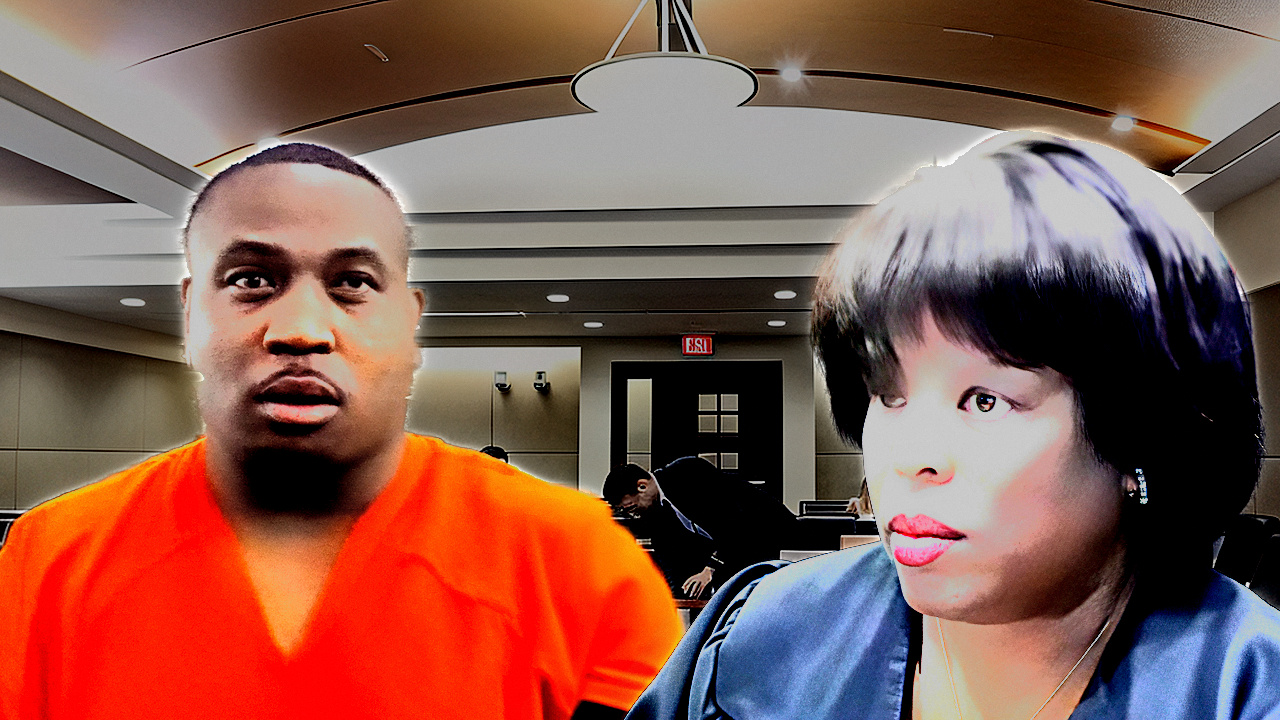
#> input picture tools/fixtures/rejected_2026_09_02/CLAYTON_thumb.photo.jpg, 1280 x 720 px
$ python -i thumb_metrics.py   (imports and definitions only)
#> lines starting #> are read from the running program, lines starting #| are printed output that depends on the picture; after the words box and inside, x2 and y2 are one past the last pixel; in counts of white or black regions, pixels touching at a corner belong together
# -*- coding: utf-8 -*-
"""
thumb_metrics.py — exact implementations of the Team B thumbnail metrics.

Self-contained. No JSON, no scratchpad, no hardcoded file lists.
Every public function takes an RGB uint8 HxWx3 array and returns a float.

    flat_g_p90(rgb, alpha=None)          -> Gate A, part 1
    poster_fa(rgb, alpha=None)           -> Gate A, part 2
    bg_mush(rgb, faces, alpha=None)      -> Gate B
    subject_max_L(rgb, faces)            -> Gate C
    detect_faces(rgb, model_path)        -> helper, YuNet

FACE FORMAT (Gate B and C): a list of dicts, each
    {"cx": <centre x / W>, "cy": <centre y / H>, "bw": <box width in px of the
     ARRAY YOU PASSED>, "bh": <box height in px of the array you passed>}
`detect_faces` returns exactly this.

--------------------------------------------------------------------------
FOUR THINGS THAT MAKE OR BREAK REPRODUCTION — all four are load-bearing:

 1. Everything is computed at a canonical 1280x720 (cv2.INTER_AREA). The
    metrics are NOT scale-invariant; measuring at native 4K gives other numbers.
 2. The title text is MASKED OUT. White/yellow glyph blobs, area-filtered, then
    dilated 13x13 to swallow the black stroke. Text is enormously "flat" in
    Lab a* and it is not image quality. Skipping this inflates flat_g_p90 by
    roughly +0.05 and is the most likely cause of a failed reproduction.
 3. Tiles are 40x40, CONTIGUOUS (stride 40, not overlapping), and a tile is
    DISCARDED unless >=78% of it is content (mask mean >= 200 on a 0/255 mask).
    Partial-text tiles must not enter the percentile.
 4. "Flat" is per-pixel 3x3 dilate == 3x3 erode, evaluated on the raw uint8
    channel. No blur, no denoise, no downscale beyond step 1.
--------------------------------------------------------------------------
"""

import numpy as np
import cv2

CANON_W, CANON_H = 1280, 720
TILE = 40
TILE_CONTENT_MIN = 200      # 0/255 mask mean -> ~78% of the tile must be content
BG_TILE_CONTENT_MIN = 220   # stricter for the background gate (~86%)

__all__ = ["flat_g_p90", "poster_fa", "bg_mush", "subject_max_L",
           "detect_faces", "text_mask", "all_metrics"]


# ----------------------------------------------------------------- internals
def _canon(rgb, alpha=None):
    """Resize to 1280x720. Returns (rgb_canon, valid_mask_uint8_0_255)."""
    if rgb.dtype != np.uint8:
        raise TypeError("expected uint8 RGB")
    if rgb.ndim != 3 or rgb.shape[2] != 3:
        raise ValueError("expected HxWx3 RGB (drop alpha, pass it separately)")
    c = cv2.resize(rgb, (CANON_W, CANON_H), interpolation=cv2.INTER_AREA)
    if alpha is None:
        valid = np.full((CANON_H, CANON_W), 255, np.uint8)
    else:
        a = cv2.resize(alpha, (CANON_W, CANON_H), interpolation=cv2.INTER_AREA)
        valid = ((a > 128).astype(np.uint8)) * 255
    return c, valid


def text_mask(rgb_canon):
    """White / saturated-yellow glyph blobs, dilated to include the dark stroke.

    Input MUST already be canonical 1280x720 (the area and size filters below
    are in canonical pixels).
    """
    r = rgb_canon[:, :, 0].astype(int)
    g = rgb_canon[:, :, 1].astype(int)
    b = rgb_canon[:, :, 2].astype(int)
    white = (b > 225) & (g > 225) & (r > 225)
    yellow = (r > 190) & (g > 150) & (b < 110) & ((r - b) > 90)
    # The ARROW is graphics too. It is deliberately flat vector art, exactly like
    # the glyphs, and excluding one but not the other made gate A fire on it as
    # though it were photographic posterisation.
    red = (r > 120) & (g < 95) & (b < 95) & ((r - g) > 70)
    m = ((white | yellow | red).astype(np.uint8)) * 255
    m = cv2.morphologyEx(m, cv2.MORPH_CLOSE, np.ones((5, 5), np.uint8))
    n, lab, stats, _ = cv2.connectedComponentsWithStats(m, 8)
    keep = np.zeros_like(m)
    for i in range(1, n):
        a = stats[i, cv2.CC_STAT_AREA]
        w = stats[i, cv2.CC_STAT_WIDTH]
        h = stats[i, cv2.CC_STAT_HEIGHT]
        if 40 <= a <= 90000 and h < 260 and w < 900:
            keep[lab == i] = 255
    return cv2.dilate(keep, np.ones((13, 13), np.uint8))


def _flat_map(ch):
    """Per-pixel local flatness: 3x3 dilate == 3x3 erode. Bool array."""
    k = np.ones((3, 3), np.uint8)
    return cv2.dilate(ch, k) == cv2.erode(ch, k)


def _tile_values(field, content, min_content=TILE_CONTENT_MIN, reduce="mean"):
    """Contiguous 40x40 tiles; keep only tiles that are >=min_content content.

    `field` is float/bool HxW; `content` is a 0/255 uint8 mask.
    reduce: 'mean' (for flat maps) or 'std' (for high-pass maps).
    """
    f = field.astype(np.float32)
    out = []
    for y in range(0, CANON_H - TILE + 1, TILE):
        for x in range(0, CANON_W - TILE + 1, TILE):
            if content[y:y + TILE, x:x + TILE].mean() < min_content:
                continue
            t = f[y:y + TILE, x:x + TILE]
            out.append(float(t.mean()) if reduce == "mean" else float(t.std()))
    return np.array(out, dtype=np.float64)


def _content_mask(rgb_canon, valid):
    return cv2.bitwise_and(cv2.bitwise_not(text_mask(rgb_canon)), valid)


# ------------------------------------------------------------------- Gate A
def flat_g_p90(rgb, alpha=None):
    """90th percentile, over content tiles, of the locally-flat pixel share in
    GRAYSCALE. High = large smooth/posterised/smeared regions."""
    c, valid = _canon(rgb, alpha)
    content = _content_mask(c, valid)
    gray = cv2.cvtColor(c, cv2.COLOR_RGB2GRAY)
    v = _tile_values(_flat_map(gray), content)
    return float(np.percentile(v, 90)) if v.size else float("nan")


# [105 lines left out: functions poster_fa, _face_mask, bg_mush, bg_tile_count, _graphics_mask, subject_max_L, not called in this run]


# ------------------------------------------------------------------- faces
_DET = None


# [40 lines left out: functions detect_faces, all_metrics, not called in this run]

>>> import cv2
>>> picture = cv2.cvtColor(cv2.imread('fixtures/rejected_2026_09_02/CLAYTON_thumb.photo.jpg'), cv2.COLOR_BGR2RGB)
>>> result = flat_g_p90(picture)
#> in text_mask, `white = (b > 225) & (g > 225) & (r > 225)`:
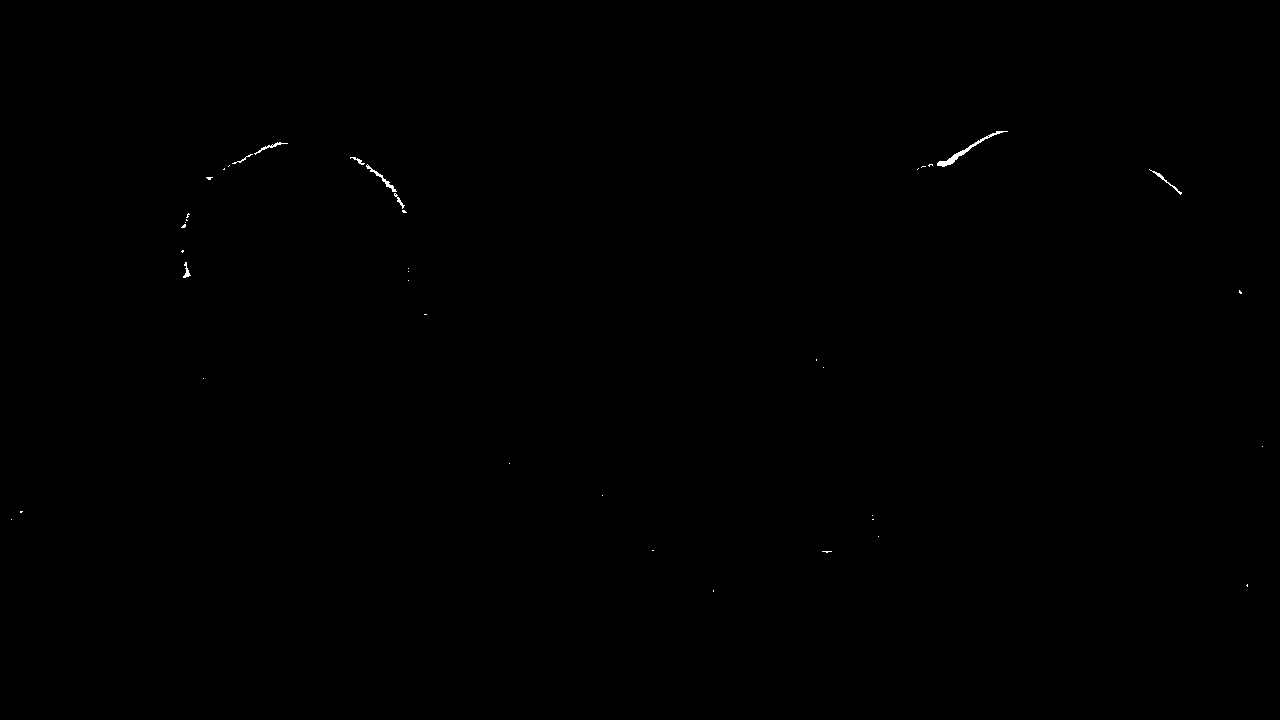
#> white: shape (720, 1280) bool; 0.09% white in thin lines or dots, all inside (x1, y1, x2, y2) = (11, 131, 1263, 592)
#> in text_mask, `n, lab, stats, _ = cv2.connectedComponentsWithStats(m, 8)`:
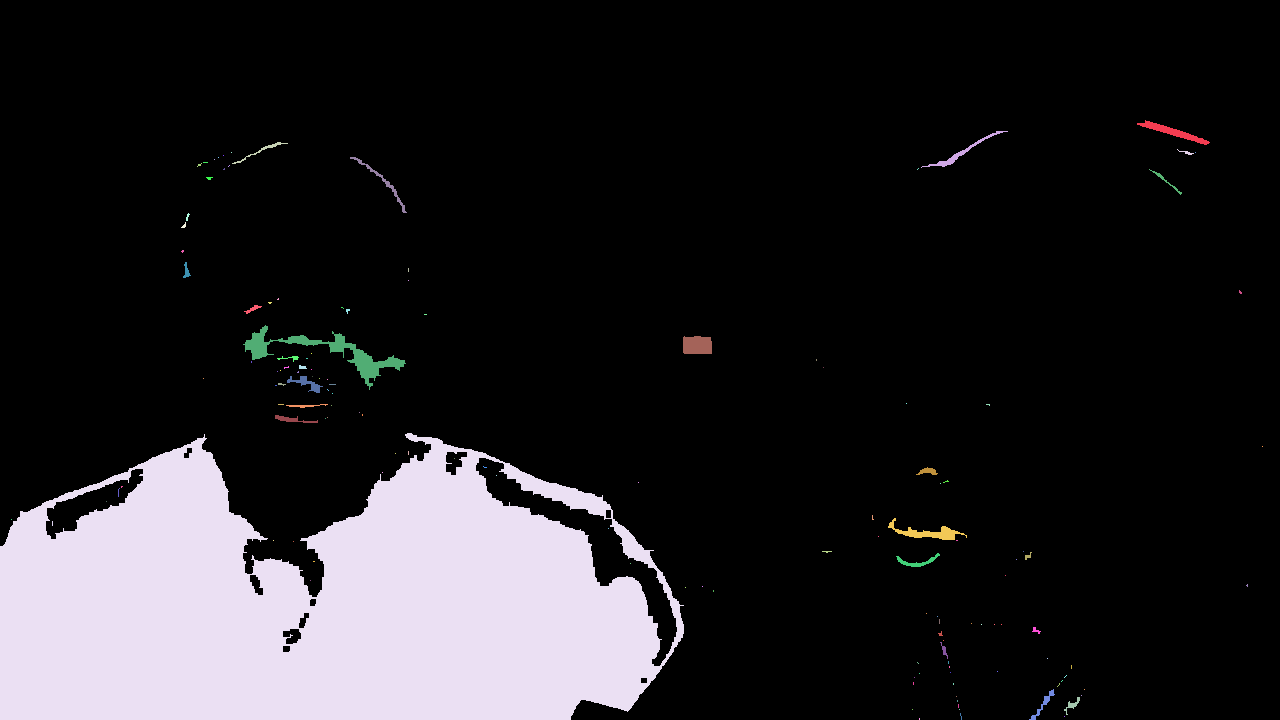
#> lab: shape (720, 1280) int32; 139 distinct labels, from 0 to 138; one colour per label, 0 black
#> in text_mask, `n, lab, stats, _ = cv2.connectedComponentsWithStats(m, 8)`: n = 139; stats = 139 rows, first 6: [0, 0, 1280, 720, 776704], [1137, 120, 73, 25, 442], [921, 131, 87, 37, 307], [232, 142, 56, 22, 118], [1177, 149, 17, 6, 29], [231, 152, 1, 1, 1]
#> the loop in text_mask, `for i in range(1, n):` made 138 passes
#> (a, w, h) on passes 1 to 8: (442, 73, 25), (307, 87, 37), (118, 56, 22), (29, 17, 6), (1, 1, 1), (1, 1, 1), (1, 1, 1), (1, 1, 1)
#> in flat_g_p90, `gray = cv2.cvtColor(c, cv2.COLOR_RGB2GRAY)`:
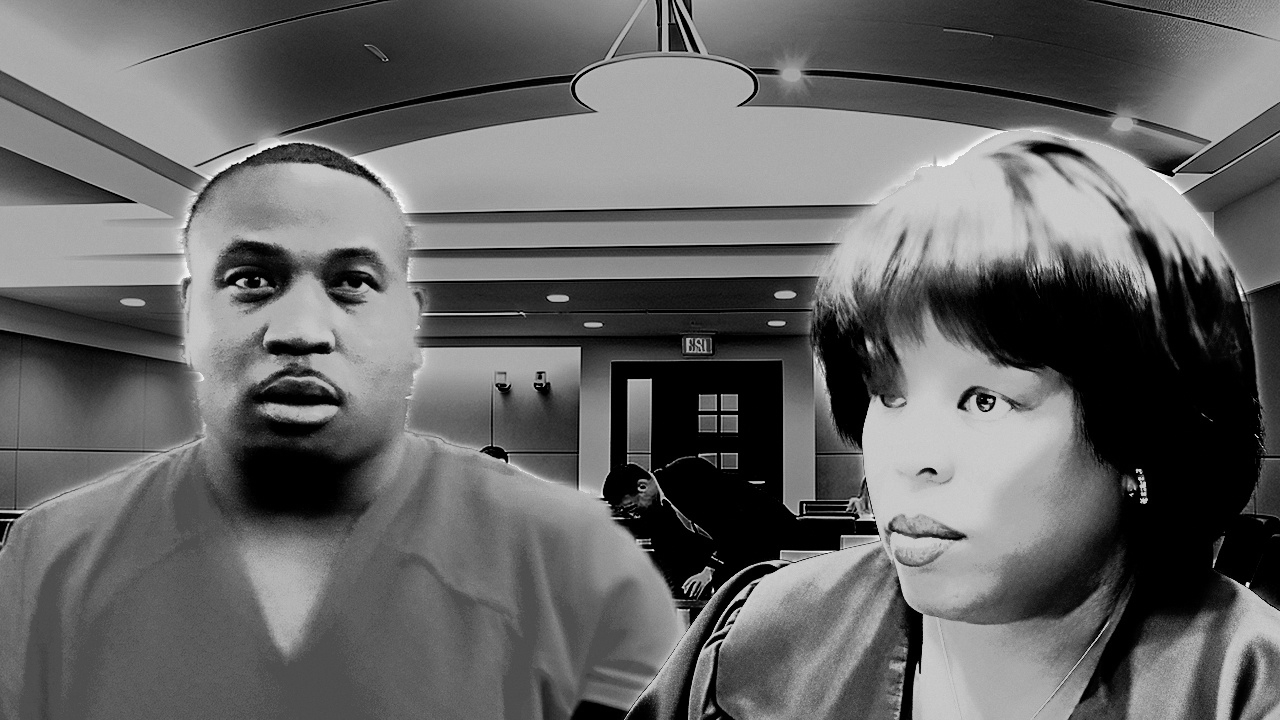
#> gray: shape (720, 1280); min 0, max 255, mean 101.2
#> in _flat_map, `return cv2.dilate(ch, k) == cv2.erode(ch, k)`:
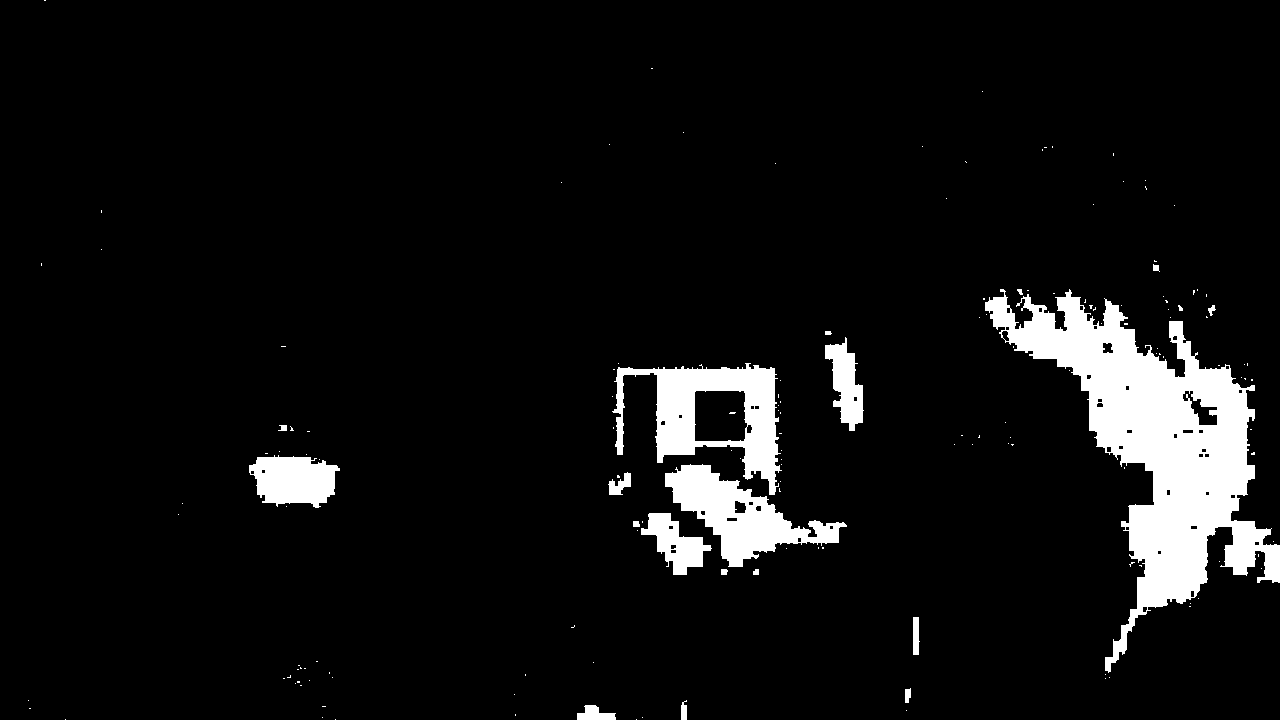
#> returned value: shape (720, 1280) bool; 6.7% white; 159 white regions (139 under 20 px), largest, box (x1, y1, x2, y2) and area: (985, 289, 1280, 673) 36319, (612, 363, 782, 495) 9065, (665, 464, 847, 567) 7237
#> after the loop in _tile_values, `for y in range(0, CANON_H - TILE + 1, TILE):`: out = 553 values, max 0.998 at index 362, min 0 at index 0, mean 0.0698
#> in flat_g_p90, `v = _tile_values(_flat_map(gray), content)`: v has the same summary as out in _tile_values
#> result = 0.256

$ run again, on tools/fixtures/rejected_2026_09_02/GARCIA_J_thumb.jpg
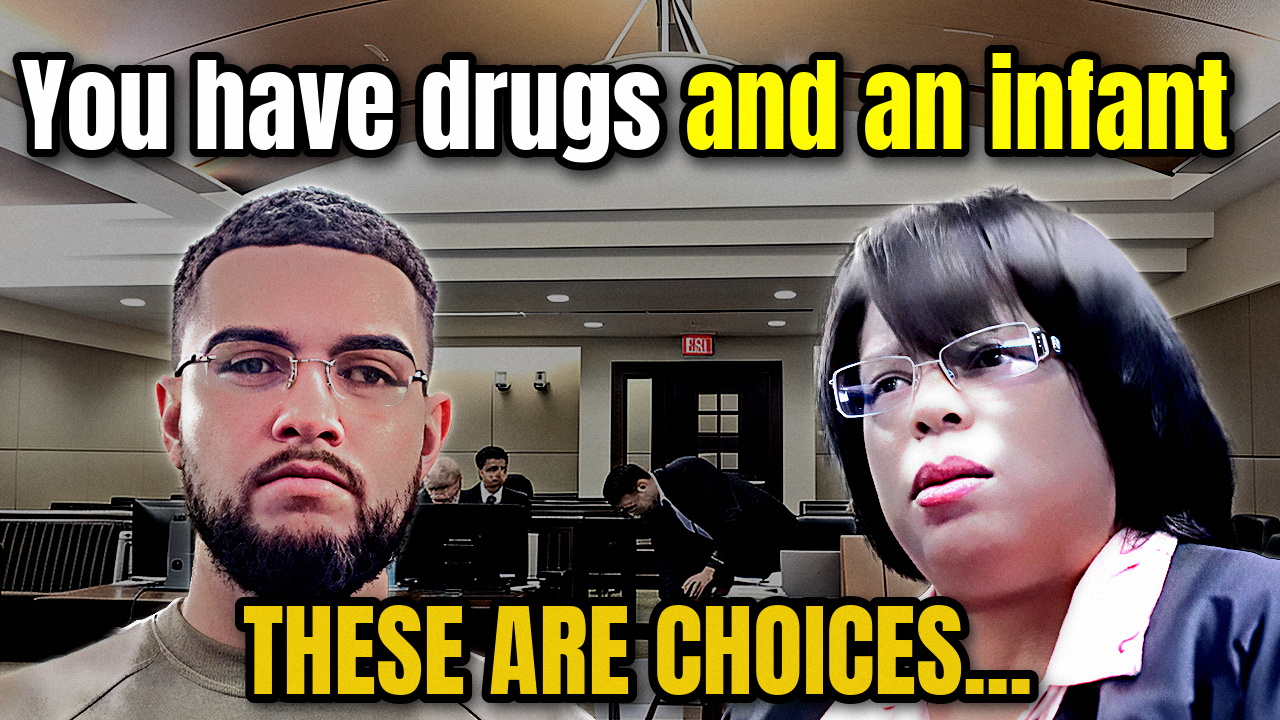
#> input picture tools/fixtures/rejected_2026_09_02/GARCIA_J_thumb.jpg, 1280 x 720 px
#> valid: shape (720, 1280); every value is 255
#> white: shape (720, 1280) bool; 5.3% white; 163 white regions (129 under 20 px), largest, box (x1, y1, x2, y2) and area: (1048, 533, 1177, 685) 11079, (563, 72, 609, 162) 3158, (424, 60, 468, 150) 3041
#> yellow: shape (720, 1280) bool; 7.2% white; 30 white regions, largest, box (x1, y1, x2, y2) and area: (287, 606, 330, 694) 3145, (706, 606, 749, 694) 3145, (543, 606, 585, 694) 3100
#> red: shape (720, 1280) bool; 0.77% white; 334 white regions (317 under 20 px), largest, box (x1, y1, x2, y2) and area: (964, 523, 1103, 600) 3749, (920, 499, 960, 519) 361, (914, 467, 984, 487) 344
#> in text_mask, `n, lab, stats, _ = cv2.connectedComponentsWithStats(m, 8)`:
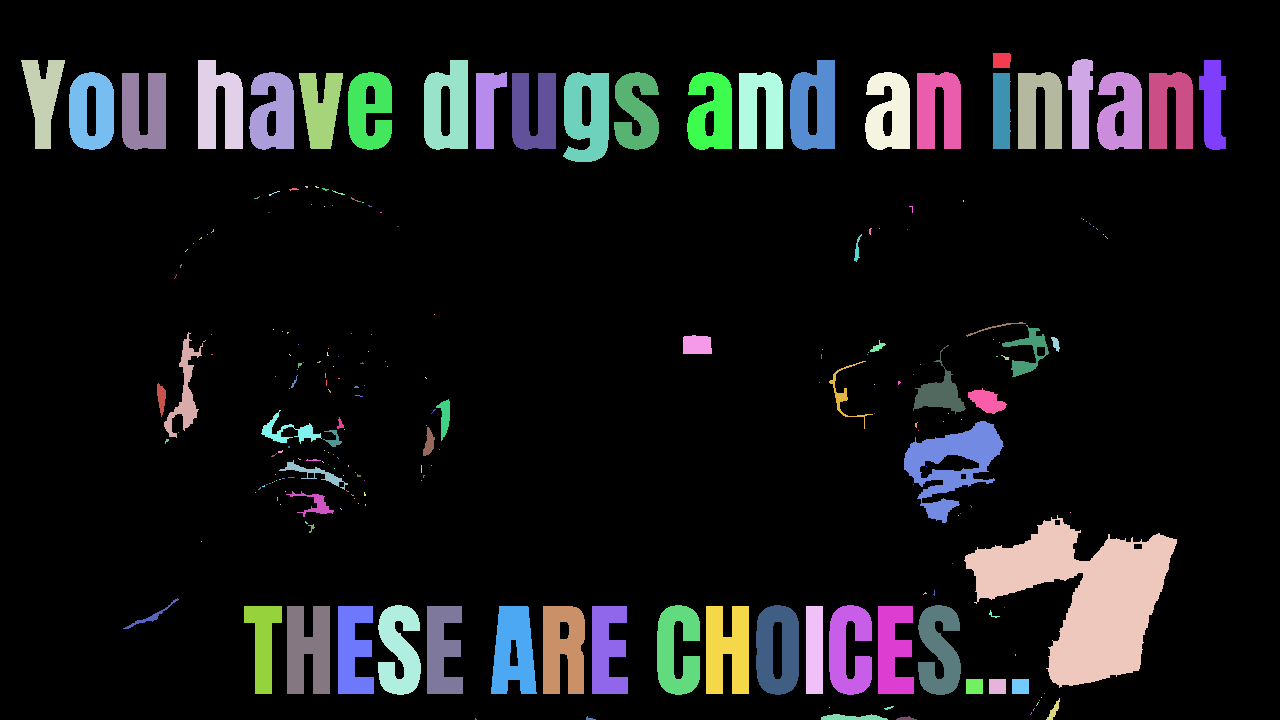
#> lab: shape (720, 1280) int32; 230 distinct labels, from 0 to 229; one colour per label, 0 black
#> n = 230; stats = 230 rows, first 6: [0, 0, 1280, 720, 793525], [993, 53, 18, 15, 263], [1068, 59, 25, 90, 1667], [21, 60, 44, 89, 2138], [198, 60, 45, 89, 3043], [424, 60, 44, 90, 3070]
#> the loop in text_mask, `for i in range(1, n):` made 229 passes
#> (a, w, h) on passes 1 to 3: (263, 18, 15), (1667, 25, 90), (2138, 44, 89)
#> in _flat_map, `return cv2.dilate(ch, k) == cv2.erode(ch, k)`:
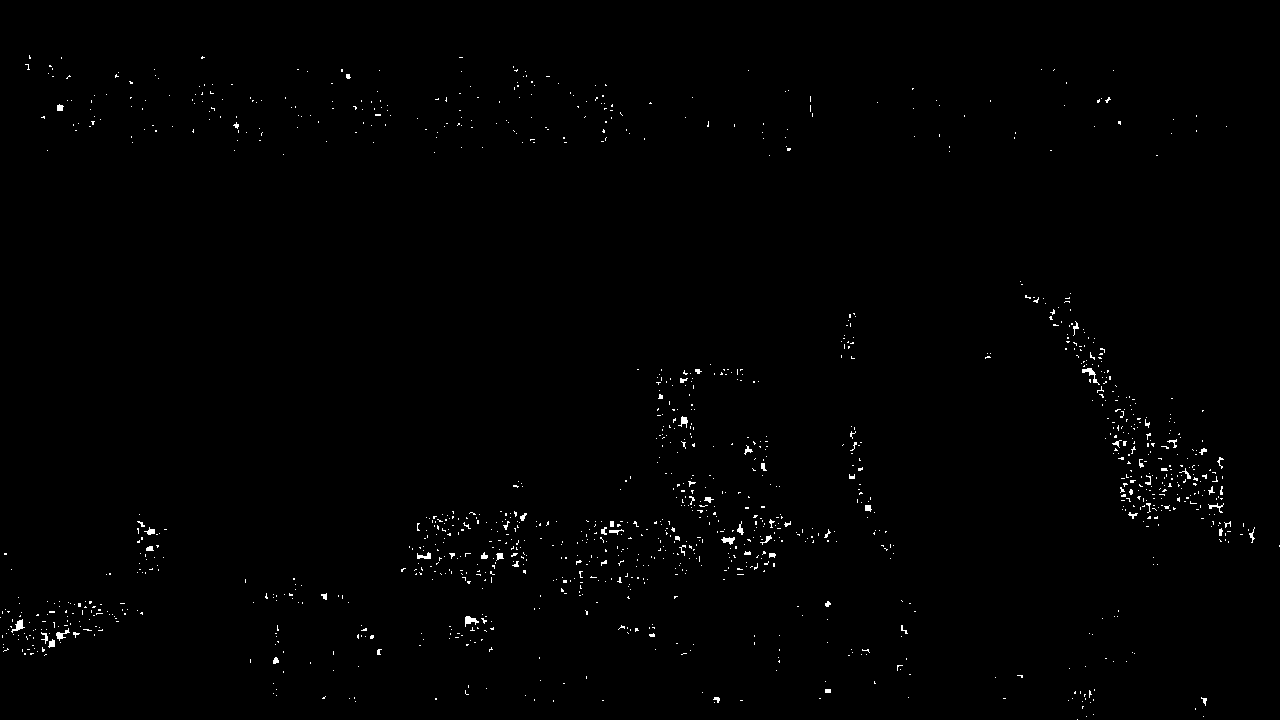
#> returned value: shape (720, 1280) bool; 0.65% white in thin lines or dots
#> f: shape (720, 1280) float32; values 0 (black) and 1 (white), 0.65% white in thin lines or dots
#> after the loop in _tile_values, `for y in range(0, CANON_H - TILE + 1, TILE):`: out = 374 values, max 0.14 at index 289, min 0 at index 0, mean 0.00766
#> v has the same summary as out in _tile_values
#> result = 0.0261
